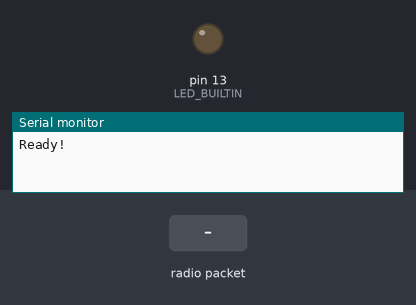
This sketch was run on a simulated Arduino Uno, built with avr-gcc and run on an emulated ATmega328P. Parts: output pins drawn as LEDs (lit = HIGH), the last lines printed to the serial monitor. Dashed ring = blinking. The test bench sets the inputs (shaded band). No radio packets arrive unless stated; pins used as bus, display or sensor lines are not drawn.

Above: at 1.4 s.
1.5 s: radio packet "F" arrives
At 1.75 s:
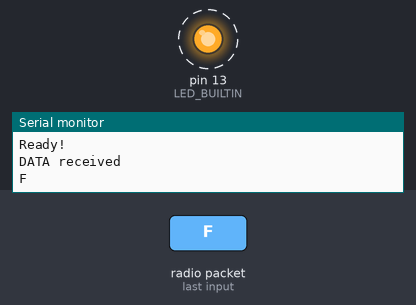
Timing chart, 0 to 4.5 s (numbered marks = the images above; inputs shaded):
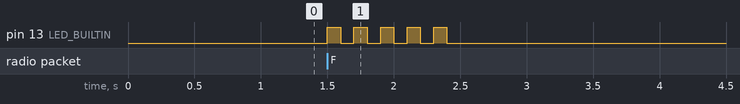

The sketch:

RF_Receiver_direct_mount.ino
```cpp
//This code was written using the functions of the Virtual Wire Library.
//Function list here: http://www.airspayce.com/mikem/arduino/VirtualWire/VirtualWire_8h.html

// The receiver can be powered directly from +5V and GND if wanted. As can the CS pin be set to +5V. This
// way you can free 4 pins on the Arduino

#include <VirtualWire.h>

#define VCC 5 // Power til RF receiver modulet
#define GND 2 // GND til RF receiver modulet
//#define GND2 2 // GND til RF receiver modulet
//#define CS 10 // Linear Output/Test
#define RX_PIN 3 // ATAD på RF receiver modulet


void setup()
{
  pinMode(GND,OUTPUT);        // Can be omitted if powered directly
 // pinMode(GND2,OUTPUT);       // Can be omitted if powered directly
  //pinMode(CS,OUTPUT);         // Can be omitted if powered directly
  pinMode(VCC,OUTPUT);        // Can be omitted if powered directly
  delay(30);                  // Can be omitted if powered directly
  pinMode(LED_BUILTIN,OUTPUT);
  digitalWrite(LED_BUILTIN,LOW);

  // Power up module
  digitalWrite(GND,LOW);        // Can be omitted if powered directly
  //digitalWrite(GND2,LOW);       // Can be omitted if powered directly
  //digitalWrite(CS,HIGH);        // Can be omitted if powered directly
  digitalWrite(VCC,HIGH);       // Can be omitted if powered directly

  delay(200);

  vw_set_ptt_inverted(true); // On a communication line means that each
    // party is either transmitting or receiving ( like a walkie talkie)
  vw_set_rx_pin(RX_PIN); // set receiver pin
  vw_setup(4000);        // Bits per sec
  vw_rx_start();         // Start Phase Locked Loop (listening to the receiver)
  Serial.begin(9600);
  Serial.write("Ready!\n");
}


void loop()
{
  uint8_t buf[VW_MAX_MESSAGE_LEN]; // 80 bytes is message length
  uint8_t buflen = VW_MAX_MESSAGE_LEN;

  if (vw_get_message(buf, &buflen)) { // if message received
    Serial.println("DATA received");
    // Terminate the sting at the right length.
    buf[buflen]='\0'; // NULL char at end of string


    if(buf[0]=='F'){  // and if the first letter in message array is D
      String str = (char*)buf;
      Serial.println(str);

      for(int i=0;i<5;i++){        // loop alternates between LED
          digitalWrite(LED_BUILTIN,HIGH);
          delay(100);
          digitalWrite(LED_BUILTIN,LOW);
          delay(100);
      }
    }
  }
}
```

Measured:
- after the input at 1.5 s, pin 13 (LED_BUILTIN): alternates HIGH for 0.10 s and LOW for 0.10 s, 10 changes in all, then stays LOW, starting at once
